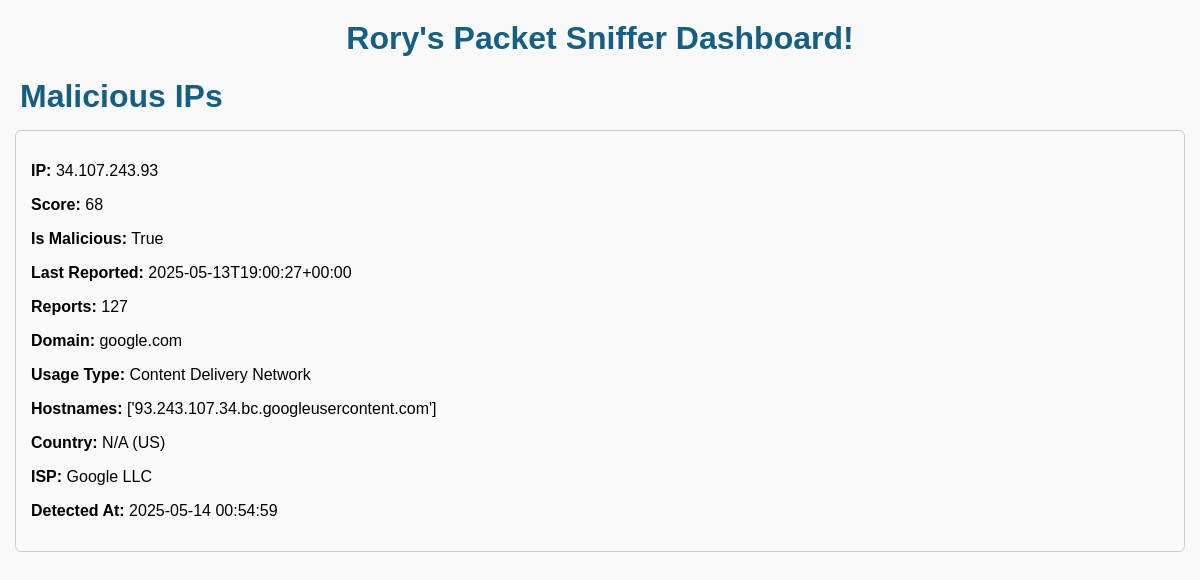
The page / on the database its author committed.
### packetSniffer.py (models this page shows)
class IPCheck(Base):
    __tablename__ = "ip_checks"
    ip = Column(String, primary_key=True)
    score = Column(Integer)
    is_malicious = Column(Boolean)
    domain = Column(String)
    usage_type = Column(String)
    hostnames = Column(JSON)
    country = Column(String)
    country_name = Column(String)
    isp = Column(String)
    reports = Column(Integer)
    last_reported = Column(String)
    timestamp = Column(Float)
    def to_dict(self):
        return {c.key: getattr(self, c.key) for c in inspect(self).mapper.column_attrs}

### packetSniffer.py (the view)
@app.route("/")
def index():
    malicious_ips = session.query(IPCheck).filter_by(is_malicious=True).all()
    malicious_ips_data = [ip.to_dict() for ip in malicious_ips]
    return render_template("dashboard.html", malicious_ips=malicious_ips_data)

### packetSniffer.py (called while the page is built)
@app.template_filter('datetimeformat')
def datetimeformat(value):
    if value:
        return datetime.utcfromtimestamp(value).strftime('%Y-%m-%d %H:%M:%S')
    return value

### templates/dashboard.html (shortened to what this page needs)
<!DOCTYPE html>
<html>
<head>
    <link rel="stylesheet" href="{{ url_for('static', filename='css/styles.css') }}">
</head>
<body>
    <h1>Rory's Packet Sniffer Dashboard!</h1>
    <div class="container">
        <h2>Malicious IPs</h2>
        <div id="ips-list">
            {% for ip in malicious_ips %}
                <div class="ip-entry">
                    <p><strong>IP:</strong> {{ ip.ip }}</p>
                    <p><strong>Score:</strong> {{ ip.score }}</p>
                    <p><strong>Is Malicious:</strong> {{ ip.is_malicious }}</p>
                    <p><strong>Last Reported:</strong> {{ ip.last_reported }}</p>
                    <p><strong>Reports:</strong> {{ ip.reports }}</p>
                    <p><strong>Domain:</strong> {{ ip.domain }}</p>
                    <p><strong>Usage Type:</strong> {{ ip.usage_type }}</p>
                    <p><strong>Hostnames:</strong> {{ ip.hostnames }}</p>
                    <p><strong>Country:</strong> {{ ip.country_name }} ({{ ip.country }})</p>
                    <p><strong>ISP:</strong> {{ ip.isp }}</p>
                    <p><strong>Detected At:</strong> {{ ip.timestamp | datetimeformat }}</p>
                </div>
            {% endfor %}
        </div>
    </div>
    <div class="packet-container" id="packets"></div>
</body>
</html>

### static/css/styles.css (style rules this page uses)
* { box-sizing: border-box; }
body { font-family: Arial, sans-serif; background-color: #f9f9f9; margin: 0; padding: 0; overflow-x: hidden; }
h1 { text-align: center; margin-top: 20px; color: #156082; }
.packet-container { display: flex; flex-direction: column; align-items: center; gap: 20px; margin: 20px; padding: 0; width: 100%; max-width: 100vw; height: 100vh; overflow-y: auto; overflow-x: hidden; }
h2 { font-size: 2em; color: #156082; margin: 0; padding-left: 20px; text-align: left; }
.ip-entry { margin: 15px; border: 1px solid #ccc; padding: 15px; border-radius: 6px; background-color: #fafafa; }

### rows shown on the page
IPCheck: ip "34.107.243.93", score "68", is_malicious "True", last_reported "2025-05-13T19:00:27+00:00", reports "127", domain "google.com", usage_type "Content Delivery Network", hostnames "['93.243.107.34.bc.googleusercontent.com']", country_name "N/A", country "US", isp "Google LLC", timestamp "2025-05-14 00:54:59"
